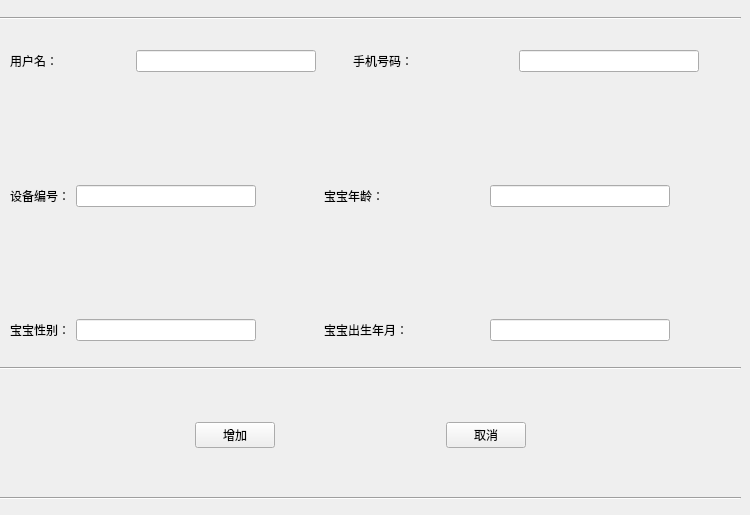
   <widget class="QWidget" name="userAdd">
    <attribute name="title">
     <string>用户增加</string>
    </attribute>
    <widget class="QWidget" name="layoutWidget">
     <property name="geometry">
      <rect>
       <x>10</x>
       <y>50</y>
       <width>721</width>
       <height>291</height>
      </rect>
     </property>
     <layout class="QVBoxLayout" name="verticalLayout_2">
      <item>
       <layout class="QHBoxLayout" name="horizontalLayout_11">
        <item>
         <layout class="QHBoxLayout" name="horizontalLayout_12">
          <item>
           <widget class="QLabel" name="label_8">
            <property name="minimumSize">
             <size>
              <width>120</width>
              <height>0</height>
             </size>
            </property>
            <property name="text">
             <string>用户名：</string>
            </property>
           </widget>
          </item>
          <item>
           <widget class="QLineEdit" name="userAdd_userNameLineEdit">
            <property name="minimumSize">
             <size>
              <width>180</width>
              <height>0</height>
             </size>
            </property>
           </widget>
          </item>
         </layout>
        </item>
        <item>
         <spacer name="horizontalSpacer_9">
          <property name="orientation">
           <enum>Qt::Horizontal</enum>
          </property>
          <property name="sizeHint" stdset="0">
           <size>
            <width>40</width>
            <height>20</height>
           </size>
          </property>
         </spacer>
        </item>
        <item>
         <layout class="QHBoxLayout" name="horizontalLayout_13">
          <item>
           <widget class="QLabel" name="label_9">
            <property name="minimumSize">
             <size>
              <width>160</width>
              <height>0</height>
             </size>
            </property>
            <property name="text">
             <string>手机号码：</string>
            </property>
           </widget>
          </item>
          <item>
           <widget class="QLineEdit" name="userAdd_phoneNumberLineEdit">
            <property name="minimumSize">
             <size>
              <width>180</width>
              <height>0</height>
             </size>
            </property>
           </widget>
          </item>
         </layout>
        </item>
        <item>
         <spacer name="horizontalSpacer_10">
          <property name="orientation">
           <enum>Qt::Horizontal</enum>
          </property>
          <property name="sizeHint" stdset="0">
           <size>
            <width>40</width>
            <height>20</height>
           </size>
          </property>
         </spacer>
        </item>
       </layout>
      </item>
      <item>
       <spacer name="verticalSpacer_3">
        <property name="orientation">
         <enum>Qt::Vertical</enum>
        </property>
        <property name="sizeHint" stdset="0">
         <size>
          <width>20</width>
          <height>40</height>
         </size>
        </property>
       </spacer>
      </item>
      <item>
       <layout class="QHBoxLayout" name="horizontalLayout_14">
        <item>
         <layout class="QHBoxLayout" name="horizontalLayout_15">
          <item>
           <widget class="QLabel" name="label_10">
            <property name="text">
             <string>设备编号：</string>
            </property>
           </widget>
          </item>
          <item>
           <widget class="QLineEdit" name="userAdd_machineNameLineEdit">
            <property name="minimumSize">
             <size>
              <width>180</width>
              <height>0</height>
             </size>
            </property>
           </widget>
          </item>
         </layout>
        </item>
        <item>
         <spacer name="horizontalSpacer_11">
          <property name="orientation">
           <enum>Qt::Horizontal</enum>
          </property>
          <property name="sizeHint" stdset="0">
           <size>
            <width>40</width>
            <height>20</height>
           </size>
          </property>
         </spacer>
        </item>
        <item>
         <layout class="QHBoxLayout" name="horizontalLayout_16">
          <item>
           <widget class="QLabel" name="label_11">
            <property name="minimumSize">
             <size>
              <width>160</width>
              <height>0</height>
             </size>
            </property>
            <property name="text">
             <string>宝宝年龄：</string>
            </property>
           </widget>
          </item>
          <item>
           <widget class="QLineEdit" name="userAdd_babyAgeLineEdit">
            <property name="minimumSize">
             <size>
              <width>180</width>
              <height>0</height>
             </size>
            </property>
           </widget>
          </item>
         </layout>
        </item>
        <item>
         <spacer name="horizontalSpacer_12">
          <property name="orientation">
           <enum>Qt::Horizontal</enum>
          </property>
          <property name="sizeHint" stdset="0">
           <size>
            <width>40</width>
            <height>20</height>
           </size>
          </property>
         </spacer>
        </item>
       </layout>
      </item>
      <item>
       <spacer name="verticalSpacer_4">
        <property name="orientation">
         <enum>Qt::Vertical</enum>
        </property>
        <property name="sizeHint" stdset="0">
         <size>
          <width>20</width>
          <height>40</height>
         </size>
        </property>
       </spacer>
      </item>
      <item>
       <layout class="QHBoxLayout" name="horizontalLayout_17">
        <item>
         <layout class="QHBoxLayout" name="horizontalLayout_18">
          <item>
           <widget class="QLabel" name="label_12">
            <property name="text">
             <string>宝宝性别：</string>
            </property>
           </widget>
          </item>
          <item>
           <widget class="QLineEdit" name="userAdd_babySexLineEdit">
            <property name="minimumSize">
             <size>
              <width>180</width>
              <height>0</height>
             </size>
            </property>
           </widget>
          </item>
         </layout>
        </item>
        <item>
         <spacer name="horizontalSpacer_13">
          <property name="orientation">
           <enum>Qt::Horizontal</enum>
          </property>
          <property name="sizeHint" stdset="0">
           <size>
            <width>40</width>
            <height>20</height>
           </size>
          </property>
         </spacer>
        </item>
        <item>
         <layout class="QHBoxLayout" name="horizontalLayout_19">
          <item>
           <widget class="QLabel" name="label_13">
            <property name="minimumSize">
             <size>
              <width>160</width>
              <height>0</height>
             </size>
            </property>
            <property name="text">
             <string>宝宝出生年月：</string>
            </property>
           </widget>
          </item>
          <item>
           <widget class="QLineEdit" name="userAdd_babBothdayLineEdit">
            <property name="minimumSize">
             <size>
              <width>180</width>
              <height>0</height>
             </size>
            </property>
           </widget>
          </item>
         </layout>
        </item>
        <item>
         <spacer name="horizontalSpacer_14">
          <property name="orientation">
           <enum>Qt::Horizontal</enum>
          </property>
          <property name="sizeHint" stdset="0">
           <size>
            <width>40</width>
            <height>20</height>
           </size>
          </property>
         </spacer>
        </item>
       </layout>
      </item>
     </layout>
    </widget>
    <widget class="Line" name="line_4">
     <property name="geometry">
      <rect>
       <x>0</x>
       <y>10</y>
       <width>741</width>
       <height>16</height>
      </rect>
     </property>
     <property name="orientation">
      <enum>Qt::Horizontal</enum>
     </property>
    </widget>
    <widget class="Line" name="line_5">
     <property name="geometry">
      <rect>
       <x>0</x>
       <y>490</y>
       <width>741</width>
       <height>16</height>
      </rect>
     </property>
     <property name="orientation">
      <enum>Qt::Horizontal</enum>
     </property>
    </widget>
    <widget class="Line" name="line_6">
     <property name="geometry">
      <rect>
       <x>0</x>
       <y>360</y>
       <width>741</width>
       <height>16</height>
      </rect>
     </property>
     <property name="orientation">
      <enum>Qt::Horizontal</enum>
     </property>
    </widget>
    <widget class="QWidget" name="layoutWidget">
     <property name="geometry">
      <rect>
       <x>30</x>
       <y>390</y>
       <width>661</width>
       <height>91</height>
      </rect>
     </property>
     <layout class="QHBoxLayout" name="horizontalLayout_20">
      <item>
       <spacer name="horizontalSpacer_15">
        <property name="orientation">
         <enum>Qt::Horizontal</enum>
        </property>
        <property name="sizeHint" stdset="0">
         <size>
          <width>40</width>
          <height>20</height>
         </size>
        </property>
       </spacer>
      </item>
      <item>
       <widget class="QPushButton" name="userAdd_incerasePushBt">
        <property name="text">
         <string>增加</string>
        </property>
       </widget>
      </item>
      <item>
       <spacer name="horizontalSpacer_16">
        <property name="orientation">
         <enum>Qt::Horizontal</enum>
        </property>
        <property name="sizeHint" stdset="0">
         <size>
          <width>40</width>
          <height>20</height>
         </size>
        </property>
       </spacer>
      </item>
      <item>
       <widget class="QPushButton" name="userAdd_PushBt">
        <property name="text">
         <string>取消</string>
        </property>
       </widget>
      </item>
      <item>
       <spacer name="horizontalSpacer_17">
        <property name="orientation">
         <enum>Qt::Horizontal</enum>
        </property>
        <property name="sizeHint" stdset="0">
         <size>
          <width>40</width>
          <height>20</height>
         </size>
        </property>
       </spacer>
      </item>
     </layout>
    </widget>
   </widget>
